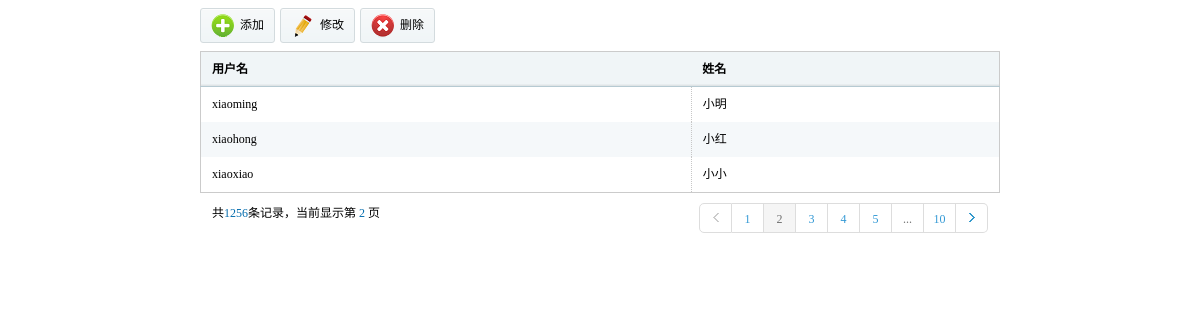
/adminviews/adminstudent.php (signed in), run on an earlier commit of the app's database.
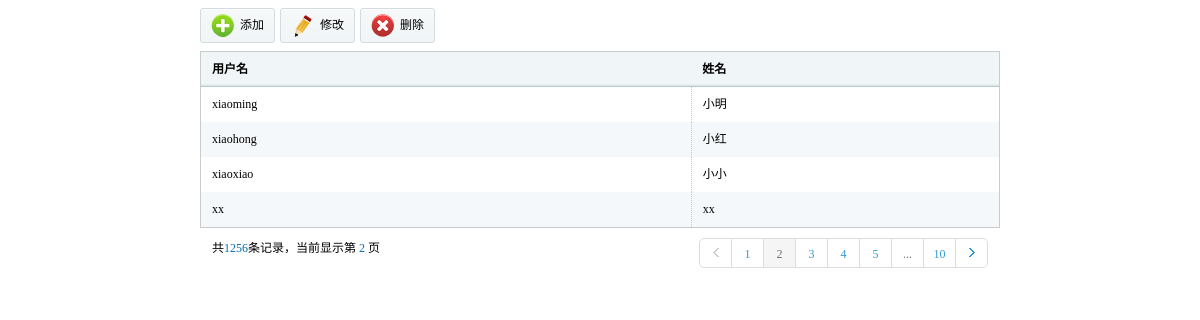
And on a later commit of the database.
### tables this page shows
CREATE TABLE `hw_user` (
  `userid` int(11) NOT NULL AUTO_INCREMENT,
  `username` varchar(32) DEFAULT NULL,
  `userdisplay` varchar(32) DEFAULT NULL,
  `userpassword` varchar(32) DEFAULT NULL,
  `usertype` int(11) DEFAULT NULL,
  `usertime` timestamp NULL DEFAULT NULL ON UPDATE CURRENT_TIMESTAMP,
  PRIMARY KEY (`userid`)
);

### phplibs/db.php (called while the page is built, shortened)
<?php
Class DB {
    private $link_id;
    private $is_log;
    private $time;
    public function __construct() {
        $this->time = $this->microtime_float();
		require("config.db.php");
        $this->is_log = $db_config["log"];
        if($this->is_log){
            $handle = fopen($db_config["logfilepath"]."dblog.txt", "a+");
            $this->handle=$handle;
        }
    }
    public function connect($dbhost, $dbuser, $dbpw, $dbname, $pconnect = 0,$charset='utf8') {
        if( $pconnect==0 ) {
            $this->link_id = @mysql_connect($dbhost, $dbuser, $dbpw, true);
            if(!$this->link_id){
                $this->halt("数据库连接失败");
            }
        } else {
            $this->link_id = @mysql_pconnect($dbhost, $dbuser, $dbpw);
        }
    }
    public function query($sql) {
        $query = mysql_query($sql,$this->link_id);
        return $query;
    }
    public function free_result() {
        $void = func_get_args();
    }
    public function __destruct() {
        $use_time = ($this-> microtime_float())-($this->time);
    }
    public function write_log($msg=''){
        if($this->is_log){
            $text = date("Y-m-d H:i:s")." ".$msg."\r\n";
        }
    }
    public function microtime_float() {
        list($usec, $sec) = explode(" ", microtime());
        return ((float)$usec + (float)$sec);
    }
}
?>

### phplibs/config.db.php (called while the page is built)
<?php
    $db_config["hostname"] = "localhost";
    $db_config["username"] = "root";
    $db_config["password"] = "";
    $db_config["database"] = "homework";
    $db_config["charset"] = "utf8";
    $db_config["pconnect"] = 1;
    $db_config["log"] = 1;
    $db_config["logfilepath"] = './';
?>

### phplibs/userhelper.php (called while the page is built, shortened)
<?php
require_once ('db.php');
class hwuser
{
    private static $tabName = 'hw_user';
    public static function getallstudent()
    {
        $db = new DB();
        $query = $db->query("select * from " . hwuser::$tabName . " where
            usertype = 2");
        $i = 0;
        $rt = array();
        while ($row = mysql_fetch_array($query, MYSQL_ASSOC)) {
            $info = new hwuser();
            $info->setvalues($row);
            $rt[$i] = $info;
            $i++;
        }
        return $rt;
    }
    function setvalues($row)
    {
        if (isset($row['username']))
            $this->username = $row['username'];
        if (isset($row['userdisplay']))
            $this->userdisplay = $row['userdisplay'];
    }
}
?>

### adminviews/adminstudent.php (the view, shortened to what this page needs)
<?php
    require_once("../phplibs/userhelper.php");
?>
<!DOCTYPE html PUBLIC "-//W3C//DTD XHTML 1.0 Transitional//EN" "http://www.w3.org/TR/xhtml1/DTD/xhtml1-transitional.dtd">
<html xmlns="http://www.w3.org/1999/xhtml">
<head>
<link href="../styles/css/style.css" rel="stylesheet" type="text/css" />
</head>
<body>
<div class="mainframeinfo">
    <div class="tools">
    	<ul class="toolbar">
        <li class="click"><a href="adminadduser.php?t=2"><span><img src="../styles/images/t01.png" /></span>添加</a></li>
        <li class="click"><span><img src="../styles/images/t02.png" /></span>修改</li>
        <li><span><img src="../styles/images/t03.png" /></span>删除</li>
        </ul>
    </div>
<table class="tablelist">
    <thead>
    <tr>
        <th>用户名</th>
		<th>姓名</th>
    </tr>
    </thead>
    <tbody>
<?php
    $students = hwuser::getallstudent();
    foreach ($students as $stu){
      echo("<tr><td>" . $stu->username."</td><td>" . $stu->userdisplay."</td></tr>");
    }
?>
</tbody>
</table>
    <div class="pagin">
    	<div class="message">共<i class="blue">1256</i>条记录，当前显示第&nbsp;<i class="blue">2&nbsp;</i>页</div>
        <ul class="paginList">
        <li class="paginItem"><a href="javascript:;"><span class="pagepre"></span></a></li>
        <li class="paginItem"><a href="javascript:;">1</a></li>
        <li class="paginItem current"><a href="javascript:;">2</a></li>
        <li class="paginItem"><a href="javascript:;">3</a></li>
        <li class="paginItem"><a href="javascript:;">4</a></li>
        <li class="paginItem"><a href="javascript:;">5</a></li>
        <li class="paginItem more"><a href="javascript:;">...</a></li>
        <li class="paginItem"><a href="javascript:;">10</a></li>
        <li class="paginItem"><a href="javascript:;"><span class="pagenxt"></span></a></li>
        </ul>
    </div>
</div>
</body>
</html>

### styles/css/style.css (style rules this page uses)
* { font-size:9pt;border:0;margin:0;padding:0; }
body { font-family:'微软雅黑'; margin:0 auto;min-width:980px; }
ul { display:block;margin:0;padding:0;list-style:none; }
li { display:block;margin:0;padding:0;list-style: none; }
img { border:0; }
dl,dt,dd,span { margin:0;padding:0;display:block; }
a,a:focus { text-decoration:none;color:#000;outline:none;blr:expression(this.onFocus=this.blur()); }
table { border-collapse:collapse;border-spacing: 0; }
.mainframeinfo { padding:8px 200px; }
.tools { clear:both; height:35px; margin-bottom:8px; }
.toolbar { float:left; }
.toolbar li { background:url(../images/toolbg.gif) repeat-x; line-height:33px; height:33px; border:solid 1px #d3dbde; float:left; padding-right:10px; margin-right:5px;border-radius: 3px; behavior:url(js/pie.htc); cursor:pointer; }
.toolbar li span { float:left; margin-left:10px; margin-right:5px; margin-top:5px; }
.tablelist { border:solid 1px #cbcbcb; width:100%; clear:both; }
.tablelist th { background:url(../images/th.gif) repeat-x; height:34px; line-height:34px; border-bottom:solid 1px #b6cad2; text-indent:11px; text-align:left; }
.tablelist td { line-height:35px; text-indent:11px; border-right: dotted 1px #c7c7c7; }
.tablelist tbody tr.odd { background:#f5f8fa; }
.pagin { position:relative;margin-top:10px;padding:0 12px; }
.pagin .blue { color:#056dae;font-style:normal; }
.pagin .paginList { position:absolute;right:12px;top:0; }
.pagin .paginList .paginItem { float:left; }
.pagin .paginList .paginItem a { float:left;width:31px;height:28px;border:1px solid #DDD; text-align:center;line-height:30px;border-left:none;color:#3399d5; }
.pagin .paginList .paginItem:first-child a { border-left:1px solid #DDD; }
.pagin .paginList .paginItem:first-child a { border-bottom-left-radius:5px;border-top-left-radius:5px; }
.pagin .paginList .paginItem:last-child a { border-bottom-right-radius:5px;border-top-right-radius:5px; }
.pagin .paginList .paginItem.current,.pagin .paginList .paginItem.current a { background:#f5f5f5; cursor:default;color:#737373; }
.pagin .paginList .paginItem.more,.pagin .paginList .paginItem.more a:hover { cursor:default; }
.pagin .paginList .paginItem.more a { color:#737373; }
.pagepre { background:url(../images/pre.gif) no-repeat center center; width:31px; height:28px; }
.pagenxt { background:url(../images/next.gif) no-repeat center center; width:31px; height:28px; }

What changed in the data, as far as the page shows it:
added hw_user: username "xx", userdisplay "xx"
